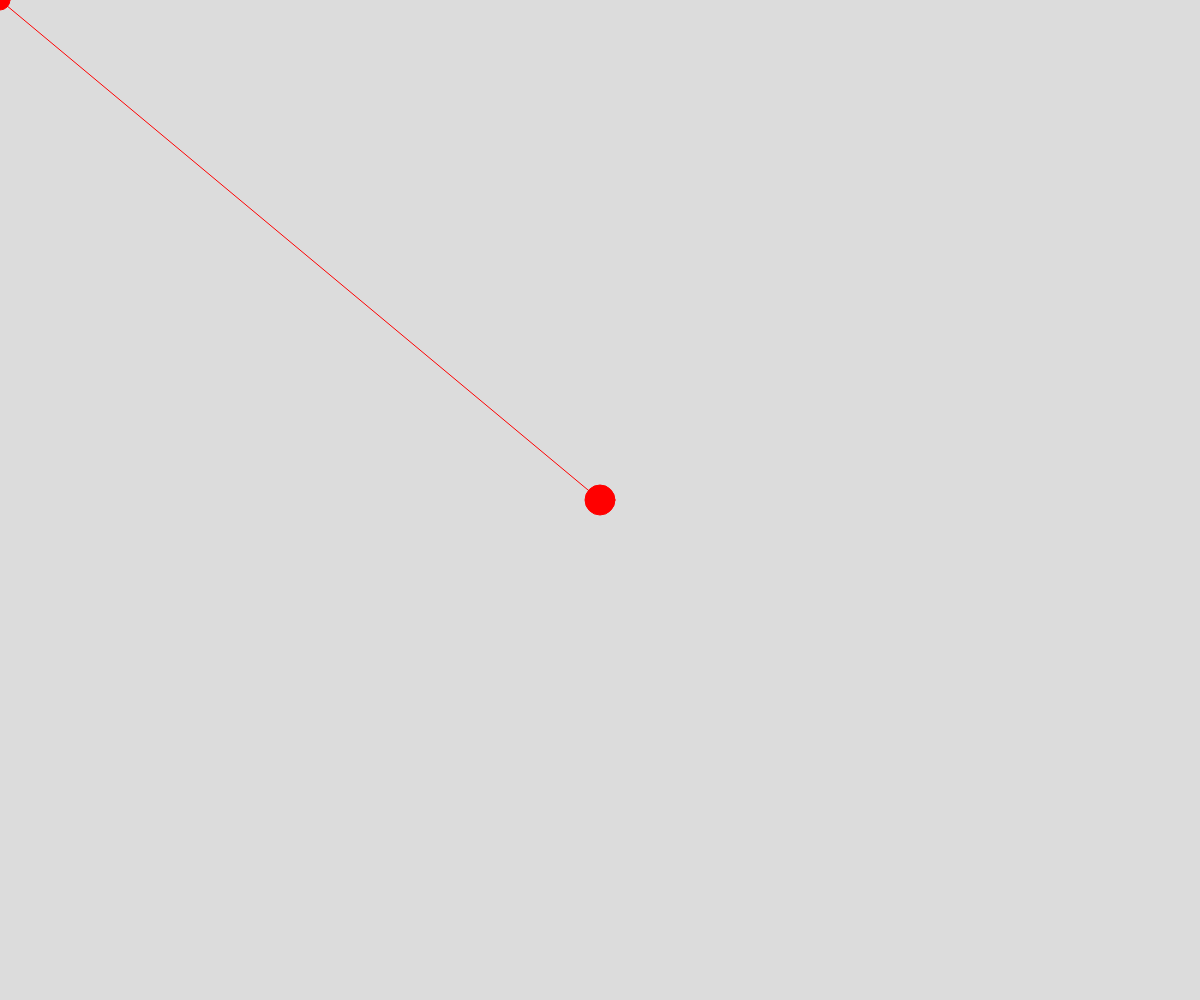
Frame 1 (no input)
Frame 60 (no input): identical to frame 1, image omitted
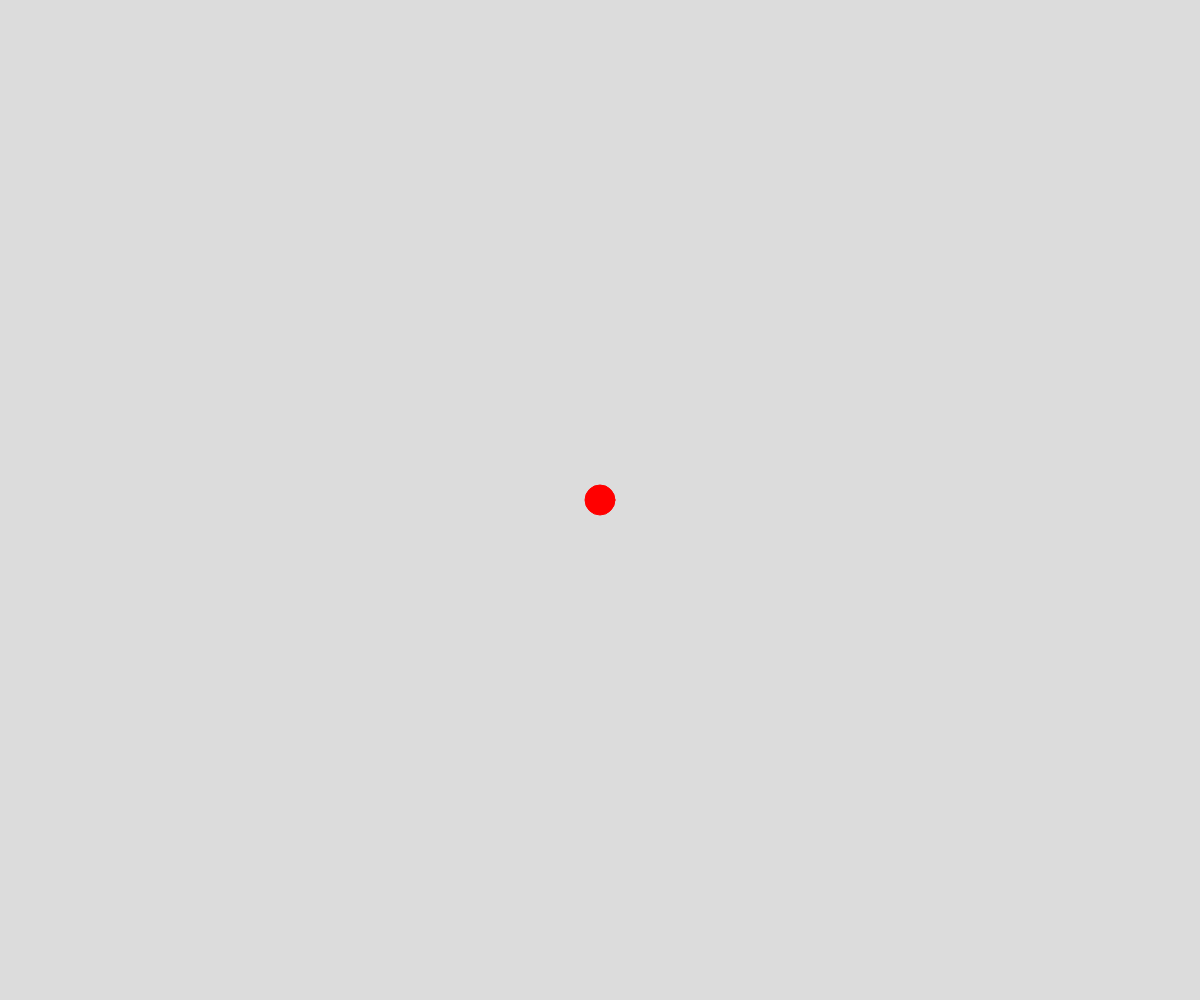
Frame 120 (the mouse pressed at the canvas centre since frame 60)

The p5.js sketch that drew these frames (run headless with seeded random() and noise() and a simulated clock; from frame 60 on, the mouse is pressed at the canvas centre):

// p5.js sketch
// ── sketch.js
// Mouse Distance
// Derinsola Bolaji
// September 20, 2023
// arrays, mains, functions, scroll wheel, colors


// Global Variables
let colorArray = [];
let colorIndex = 0;


function createColors(){
  colorArray.push(color("red"));
  colorArray.push(200,100,255);
  colorArray.push("midnightblue");
}

function mouseWheel(event){
  print(event.delta);
  if(event.delta < 0){
    colorIndex += 1;
    if(colorIndex > colorArray.length-1){
      colorIndex = 0;
    }
  }
}

function mouseDistance(x1,y1,x2,y2){
  let a = Math.abs(x1-x2);
  let b = Math.abs(y1-y2);
  let c = Math.sqrt(a*a,b*b);
}


function drawModes(){
  fill(colorArray[colorIndex]);
  stroke(colorArray[colorIndex]);
  circle(width/2, height/2, 30);
  circle(mouseX, mouseY, 20);
  line(width/2, height/2, mouseX, mouseY);
  let d = mouseDistance(mouseX, mouseY, width/2, height/2);
}

function setup() {
  createCanvas(windowWidth, windowHeight);
  createColors();
}

function draw() {
  background(220);
  drawModes();
}
